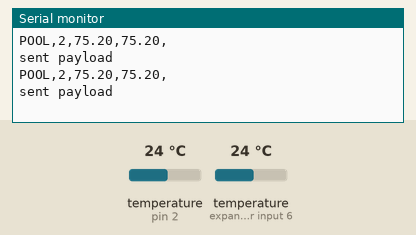
The sketch below on a simulated Arduino Uno, built with avr-gcc and run on an emulated ATmega328P. Parts: the last lines printed to the serial monitor. The inputs (shaded band) are chosen by the test bench; at power-on: temperature (sensors on pin 2, expander input 6) 24 °C. No radio packets arrive unless stated.

Above: at 3.2 s.
3.3 s: temperature (sensor on pin 2) set to 12 °C
At 5.9 s:
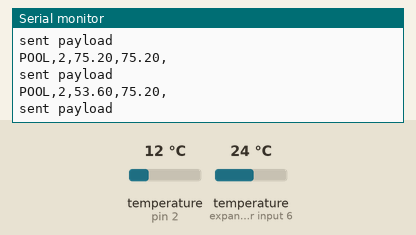
6.3 s: temperature (sensor on expander input 6) set to 12 °C
At 8.3 s:
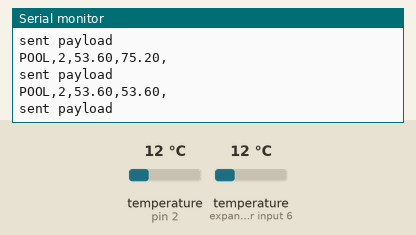
9.3 s: temperature (sensor on pin 2) set to 19 °C
At 12.1 s:
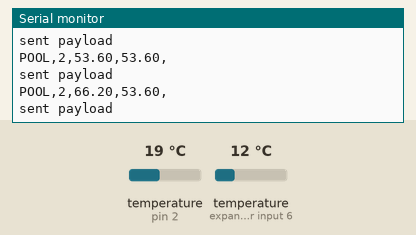
12.3 s: temperature (sensor on expander input 6) set to 19 °C
At 13.9 s:
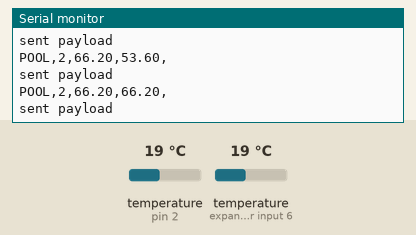
Timing chart, 0 to 15.4 s (numbered marks = the images above; inputs shaded):
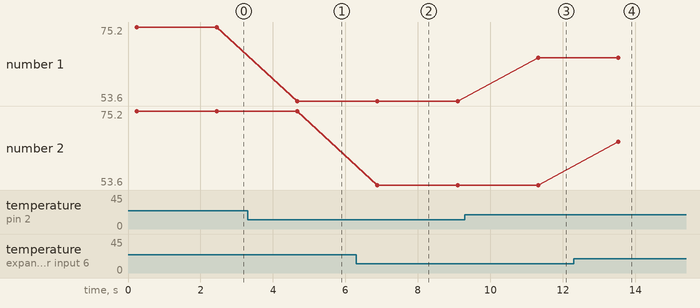

The sketch:

multiple-temp-sensor-dallas.ino
```cpp
#include <OneWire.h>
#include <DallasTemperature.h>
#include <SPI.h>
#include "nRF24L01.h"
#include "RF24.h"

/*-----( Declare Constants and Pin Numbers )-----*/
// Data wire is plugged into port 2 on the Arduino (can be changed)
#define ONE_WIRE_BUS 2    // NOTE: No ";" on #define


/*-----( Declare objects )-----*/
// Setup a oneWire instance to communicate with any OneWire devices
// (not just Maxim/Dallas temperature ICs)
OneWire oneWire(ONE_WIRE_BUS);

// Pass address of our oneWire instance to Dallas Temperature.
DallasTemperature sensors(&oneWire);

/* radio */
//for nrf24 debug
int serial_putc( char c, FILE * )
{
  Serial.write( c );
  return c;
}

//for nrf24 debug
void printf_begin(void)
{
  fdevopen( &serial_putc, 0 );
}

//nRF24 set the pin 9 to CE and 10 to CSN/SS
// Cables are:
//     SS       -> 10
//     MOSI     -> 11
//     MISO     -> 12
//     SCK      -> 13

RF24 radio(9,10);

//we only need a write pipe, but am planning to use it later
const uint64_t pipes[2] = { 0xF0F0F0F0E1LL,0xF0F0F0F0D2LL };


/*-----( Declare Variables )-----*/
// Assign the addresses of your 1-Wire temp sensors.
// See the tutorial on how to obtain these addresses:
// http://arduino-info.wikispaces.com/Brick-Temperature-DS18B20#Read%20individual


 // WP 1
DeviceAddress Probe01 = { 0x28, 0xEA, 0x58, 0x66, 0x07, 0x00, 0x00, 0xB0 }; // "4"
DeviceAddress Probe02 = { 0x28, 0x55, 0x0A, 0x66, 0x07, 0x00, 0x00, 0x85 }; // "5"
//DeviceAddress Probe03 = { 0x28, 0x9A, 0x80, 0x40, 0x04, 0x00, 0x00, 0xD5 }; // "4" Again for test
//DeviceAddress Probe04 = { 0x28, 0x10, 0xA4, 0x57, 0x04, 0x00, 0x00, 0xA9 };


void setup()
{
  Serial.begin(57600); //Debug
//------- Initialize the Temperature measurement library--------------
  sensors.begin();
  // set the resolution to 10 bit (Can be 9 to 12 bits .. lower is faster)
  sensors.setResolution(Probe01, 10);
  sensors.setResolution(Probe02, 10);
  //sensors.setResolution(Probe03, 10);
  //sensors.setResolution(Probe04, 10);

  //nRF24 configurations
  radio.begin();
  radio.setChannel(0x4c);
  radio.setAutoAck(1);
  radio.setRetries(15,15);
  radio.setDataRate(RF24_250KBPS);
  radio.setPayloadSize(32);
  radio.openReadingPipe(1,pipes[0]);
  radio.openWritingPipe(pipes[1]);
  radio.startListening();
  radio.printDetails(); //for Debugging

}//--(end setup )---


void loop() {

  sensors.requestTemperatures(); // Send the command to get temperatures

  float temp1 = displayTemperature(Probe01);
  float temp2 = displayTemperature(Probe02);

  char payload[31];

  String payloadString = buildPayloadString(temp1, temp2);
  payloadString.toCharArray(payload, 31);

  //displayTemperature(Probe03);
  //displayTemperature(Probe04);

  Serial.println(payload);

  // send the payload over the radio
  radio.stopListening();
  bool ok = radio.write(&payload,strlen(payload));
  radio.startListening();

  Serial.println("sent payload");

  delay(2000);
}

String buildPayloadString(float t1, float t2) {

  String payloadString = "";

  payloadString.concat("POOL,"); // Node indicator
  payloadString.concat("2,"); // number of data elements to expect
  payloadString.concat(t1);
  payloadString.concat(",");
  payloadString.concat(t2);
  payloadString.concat(",");

  return payloadString;
}

float displayTemperature(DeviceAddress deviceAddress) {


  float tempC = sensors.getTempC(deviceAddress);
  float tempF = DallasTemperature::toFahrenheit(tempC);

   if (tempC == -127.00) // Measurement failed or no device found
   {
    Serial.println("Temperature Error");
   }
  /*
   else
   {
   //lcd.print("C=");
   //lcd.print(tempC);
   Serial.print(" F=");
   Serial.println(tempF); // Convert to F
   }
   */
   return tempF;
}
```

Measured:
- after the input at 3.3 s, the serial monitor: prints a new line after 1.4 s (image 1)
- after the input at 6.3 s, the serial monitor: prints a new line after 0.58 s (image 2)
- after the input at 9.3 s, the serial monitor: prints a new line after 2.0 s (image 3)
- after the input at 12.3 s, the serial monitor: prints a new line after 1.2 s (image 4)
- plotted number 1: 75.2 → 53.6 after the input at 3.3 s, 53.6 → 66.2 after the input at 9.3 s
